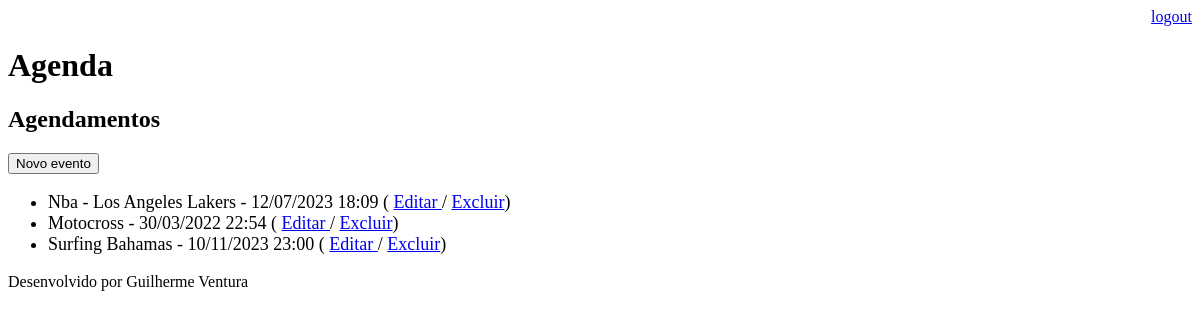
The page /agenda/ (signed in) on the database as committed earlier.
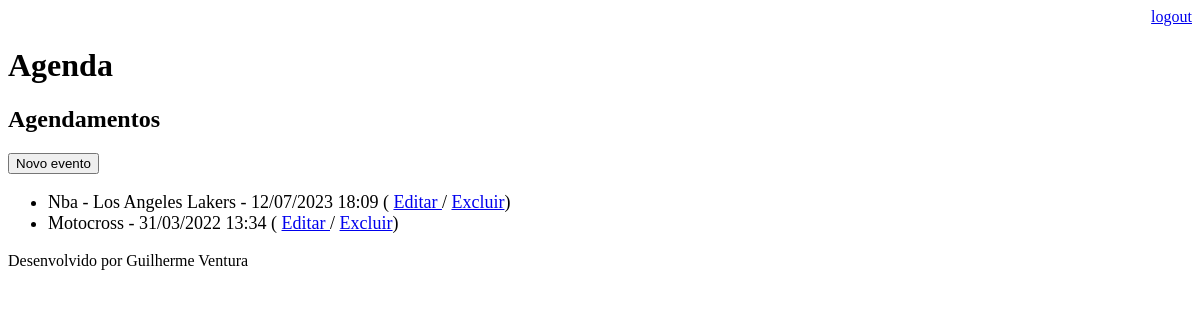
The same page on the database as committed later.
### core/models.py (models this page shows, shortened)
class Evento(models.Model):
    titulo = models.CharField(max_length=100)
    descricao = models.TextField(blank=True, null=True)
    data_evento = models.DateTimeField(verbose_name='Data do Evento')
    data_criacao = models.DateTimeField(auto_now=True)
    local = models.CharField(blank=True, null=True, max_length=100)
    usuario = models.ForeignKey(User, on_delete=models.CASCADE)
    class Meta:
        db_table = 'evento'
    def get_data_evento(self):
        return self.data_evento.strftime('%d/%m/%Y %H:%M')
    def get_evento_atrasado(self):
        if self.data_evento < datetime.now():
            return True
        else:
            return False

### core/views.py (the view)
# urls.py: path('agenda/', views.lista_eventos),
@login_required(login_url='/login/')
def lista_eventos(request):
    usuario = request.user
    data_atual = datetime.now() - timedelta(hours=1)
    evento = Evento.objects.filter(usuario=usuario,
                                   data_evento__gt=data_atual) #For maior
    dados = {'eventos': evento}
    return render(request, 'agenda.html', dados)

### templates/agenda.html (shortened to what this page needs)
{% extends "model-page.html" %}
{% block content %}
    <h2>Agendamentos</h2>
    <a href="evento/">
        <button type="button">Novo evento</button>
    </a>
    <ul style="font-size: 18px">
    {% for evento in eventos %}
        <li>
            <div style=>
                {{ evento.titulo }} - {{ evento.get_data_evento }}
                ( <a href="evento/?id={{ evento.id }}"> Editar </a>
                / <a href="evento/delete/{{ evento.id }}/">Excluir</a>)
            </div>
        </li>
    {% endfor %}
    </ul>
{% endblock %}

Rows that differ between the two databases and show on the page:
no longer on this page (row edited): Evento: titulo "Surfing Bahamas", get_data_evento "10/11/2023 23:00"
changed Evento "Motocross": get_data_evento "30/03/2022 22:54" → "31/03/2022 13:34"
